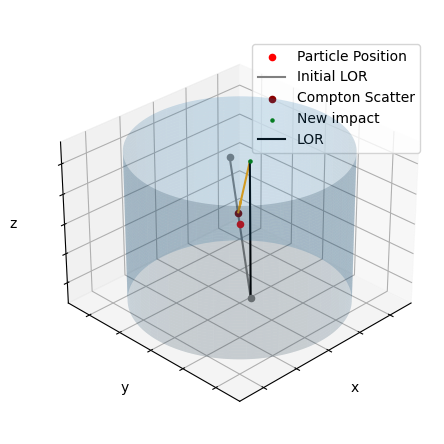

Recreate this plot in Python.
import matplotlib.pyplot as plt

from model import StaticParticle, CylinderDetector


particle = StaticParticle()
particle.set_position_cylindrical(r=0.0, theta=0, z=0.0)
detector = CylinderDetector()

while True:
    fig = plt.figure(figsize=(10, 5))
    ax = fig.add_subplot(111, projection='3d')

    impacts, n_scatters = particle.simulate_emissions(detector=detector, n_emissions=1, debug_ax=ax)

    if n_scatters != 1:  # Make sure one did occur
        plt.figure().clear()
        plt.close()
        plt.cla()
        plt.clf()
        continue

    R, H = detector.dim_radius_cm, detector.dim_height_cm
    ax.axes.set_xlim3d(left=-0.01-R, right=0.01+R)
    ax.axes.set_ylim3d(bottom=-0.01-R, top=0.01+R)
    ax.axes.set_zlim3d(bottom=-0.01-H/2, top=H/2 + 0.01)

    ax.set_xlabel("x", labelpad=0)
    ax.set_ylabel("y", labelpad=0)
    ax.set_zlabel("z", labelpad=0)

    ax.tick_params(labelleft=False, labelright=False, labelbottom=False)
    # plt.title('Static Radioactive Particle in Cylinder Detector')
    ax.view_init(azim=45, elev=30)
    detector.debug_plot(ax=ax)
    plt.legend()
    plt.savefig('figures/one_scatter_diagram.png', transparent=True)
    plt.show()
